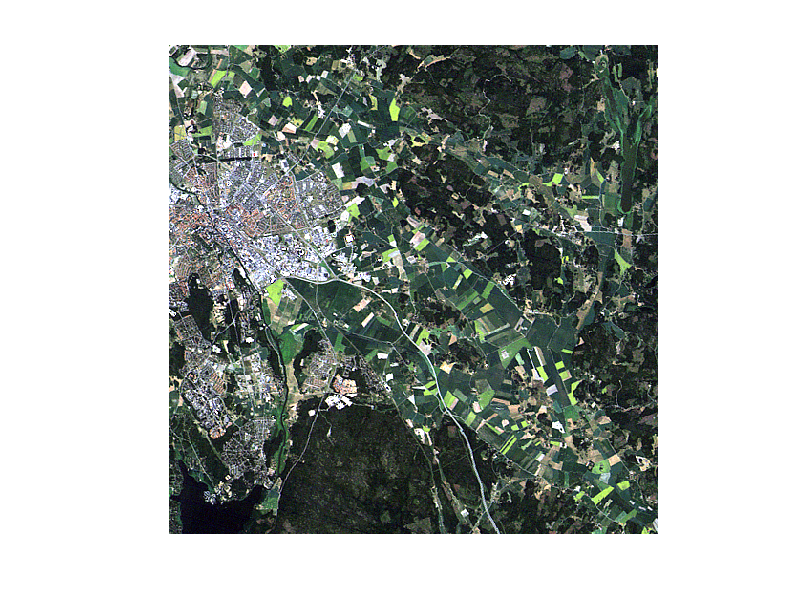
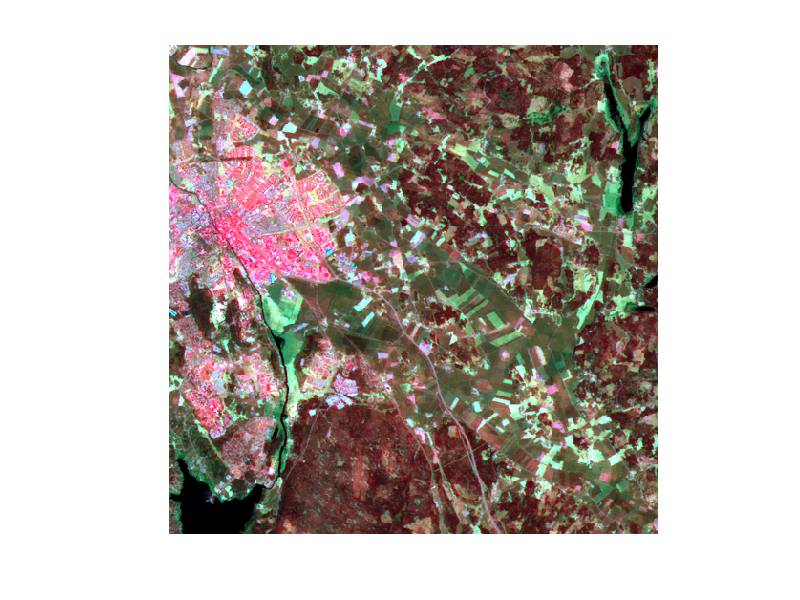

The MATLAB script that drew these images, in order: (Note: this script raises an error after producing the figures.)
%%  ASSIGNMENT 2
x = 1;
load landsat_data.mat
close all
%figure(1);
%tiledlayout(4,5)
%v = [5, 7];
%Comb = nchoosek(v, uint8(2));
Comb = [6, 5, 7];

%%

imshow(landsat_data(:,:,[3, 2, 1])./255)

%%

figure()
imshow(landsat_data(:,:,Comb)./255)

%%

imagemike = landsat_data(:,:,Comb)./255;
%title(num2str(Comb(i,:)))

labelarea = zeros(512);

labelarea(17:70,482:512) = 1; % WATUH
%labelarea(479: 485, 110: 167) = 1;
%labelarea(44:150,143:232) = 2; %City
labelarea(105:130,208:236) = 2;
labelarea(80:92,177:188) = 2;
labelarea(311:315,236:243) = 4; %orange-åker
labelarea(315:321,242:248) = 4; %rod-åker
labelarea(308:311,231:236) = 4; %orange-åker
labelarea(122:130,470:485) = 3; %Forrest Gump
labelarea(178:201,388:407) = 3; %Forrest Gump
%labelarea(138:242,395:511) = 3; %Forrest Gump
%labelarea(325:418,292:315) = 4; %Åker

%%

if x == 1
for i=2:length(Comb)
    %nexttile
    %imagemike = landsat_data(:,:,[Comb(i,1), Comb(i,2), 6])./255;
    %title(num2str(Comb(i,:)))
%%
%figure()
%imshow(landsat_data(:,:,[3,2,1])./255)

%%
%imagemike = landsat_data(:,:,[4, 6, 7])./255;
%imtool(landsat_data(:,:,[3, 4, 7])./255)

%%

figure(23)
[data, class] = create_training_data(imagemike, labelarea);
Itest = im2testdata(imagemike);
C = classify(double(Itest), double(data), double(class), "quadratic");
ImC = class2im(C, size(imagemike, 1), size(imagemike, 2));
imagesc(ImC)
title(num2str(Comb))

end
end
%[data1,class1] = create_training_data(IRGB,label_im);  % Arrange the training data into vectors
%Itest1 = im2testdata(IRGB); % Reshape the image before classification
%C = classify(double(Itest1),double(data1),double(class1)); % Train classifier and classify the data
%ImC = class2im(C,size(IRGB,1),size(IRGB,2)); % Reshape the classification to an image
%imagesc(ImC); % View the classification result
%title('Classification of image using Channels: RGB')
